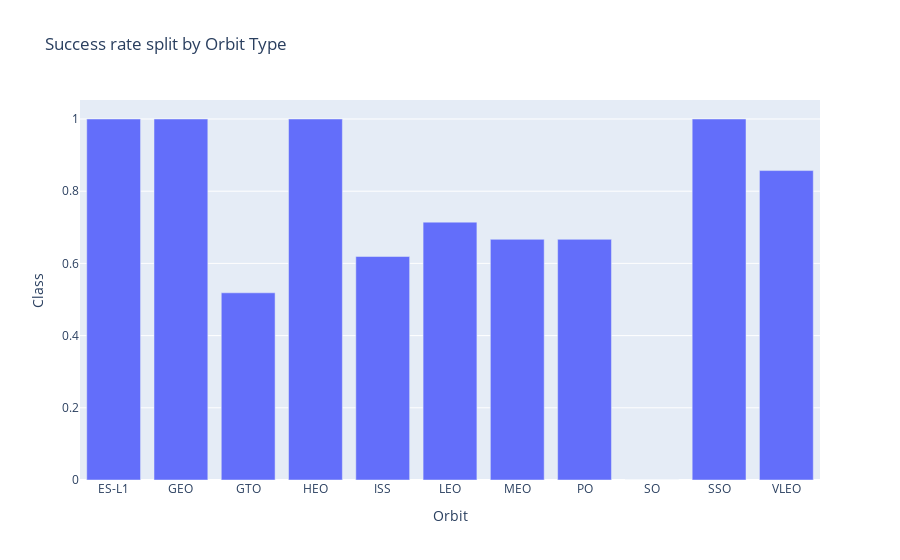

Here is the notebook cell this chart was saved with:
### Markdown cell above
Let's create a `bar chart` for the sucess rate of each orbit

### Code cell
# HINT use groupby method on Orbit column and get the mean of Class column
import plotly.express as px
bar_data = df.groupby(['Orbit'])['Class'].mean().reset_index()
fig = px.bar(bar_data, x="Orbit", y="Class", title='Success rate split by Orbit Type') 
fig.show()

### Figure 1 — Plotly figure (JSON) as saved in the notebook; plotly's stock layout.template omitted (floating-point values rounded to 4 significant figures)
{"data": [{"alignmentgroup": "True", "hovertemplate": "Orbit=%{x}<br>Class=%{y}<extra></extra>", "legendgroup": "", "marker": {"color": "#636efa", "pattern": {"shape": ""}}, "name": "", "offsetgroup": "", "orientation": "v", "showlegend": false, "textposition": "auto", "type": "bar", "x": ["ES-L1", "GEO", "GTO", "HEO", "ISS", "LEO", "MEO", "PO", "SO", "SSO", "VLEO"], "xaxis": "x", "y": [1, 1, 0.5185, 1, 0.619, 0.7143, 0.6667, 0.6667, 0, 1, 0.8571], "yaxis": "y"}], "layout": {"barmode": "relative", "legend": {"tracegroupgap": 0}, "title": {"text": "Success rate split by Orbit Type"}, "xaxis": {"anchor": "y", "domain": [0, 1], "title": {"text": "Orbit"}}, "yaxis": {"anchor": "x", "domain": [0, 1], "title": {"text": "Class"}}}}
